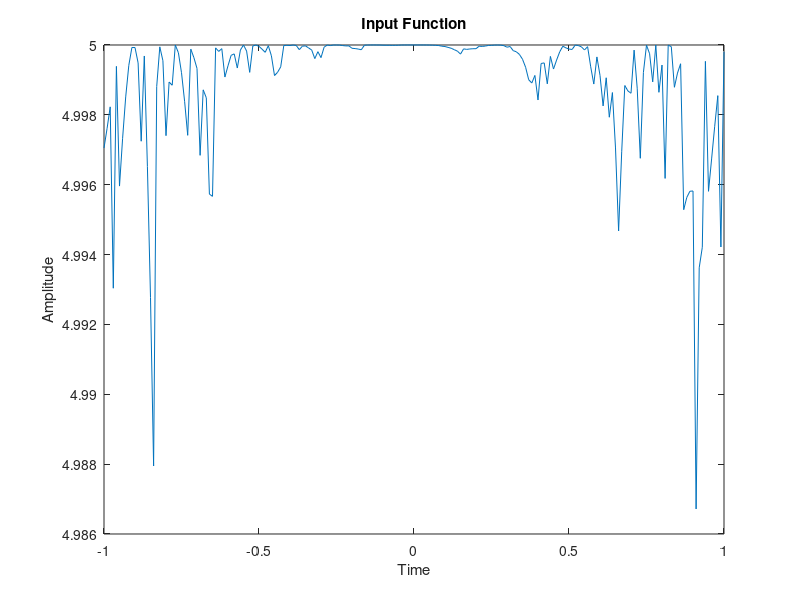
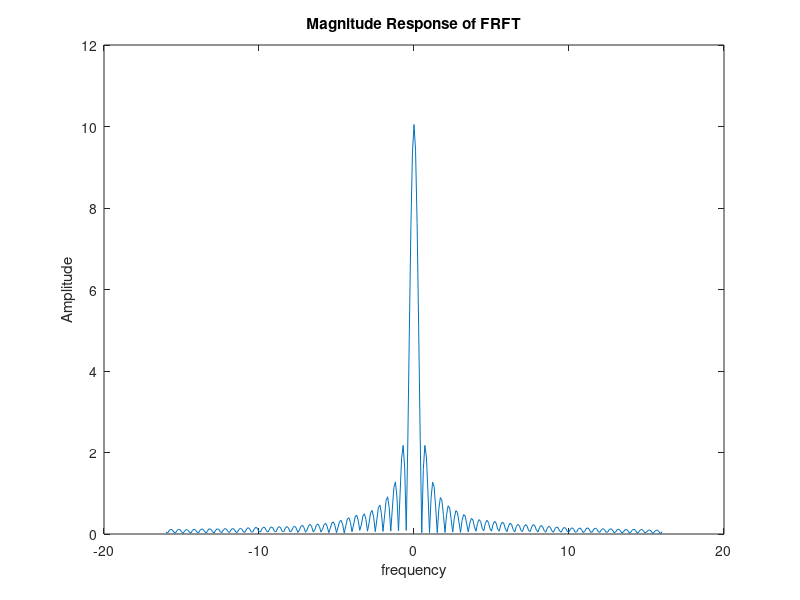
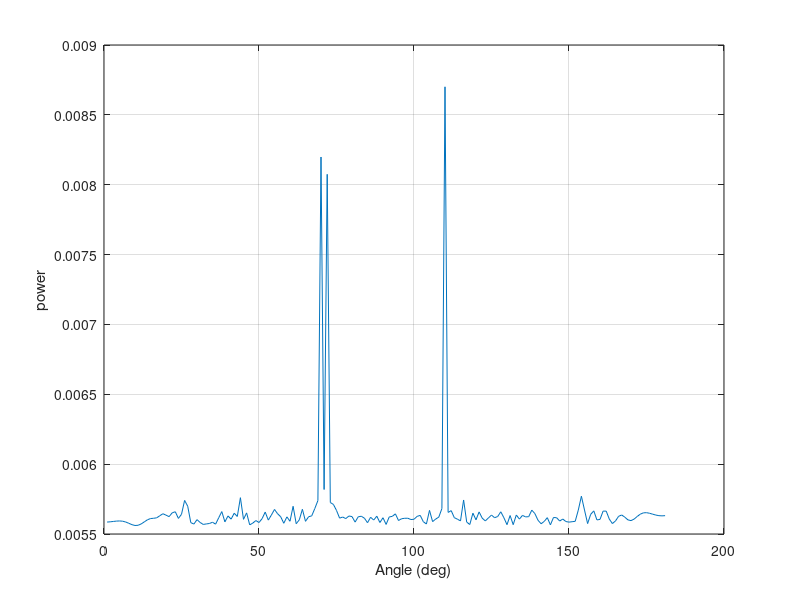

The MATLAB source for these figures, in order: (Note: this script raises an error after producing the figures.)
tic
clc; 
clear; 
close all;
warning off;
T=1;
t=-T:0.01:T;
a1=5;%amplitude of a signal
fc=2.4*10^6;%centre frequency
mu=8*10^13;%chirp rate
X=a1*exp((1i*2*pi*fc*t)+(1i*pi*mu*(t).^2));%LFM signal emitted by tx
U=16;%range of frequency
%FrFT starts%%%%%
a=1;%transform order of FrFT
p1=0;q=0; 
 for t=-T:0.01:T
  p1=p1+1;
    for u=-U:0.1:U
        q=q+1;
        x1(p1,q)=(sqrt(1-1i*cot(a*pi/2)))*exp(1i*pi*((u^2)*cot(a*pi/2)+(t^2)*cot(a*pi/2)-2*u*t*(1/sin(a*pi/2))));%rotation angle with alpha=p*pi/2;
    end
    q=0;
 end 
u=-U:0.1:U;
x2=0.01*(X*x1);
t=-T:0.01:T;
figure;plot(t,X);xlabel('Time');ylabel('Amplitude');title('Input Function');
figure;plot(u,abs(x2));xlabel('frequency');ylabel('Amplitude');title('Magnitude Response of FRFT');
p = 301; % Number of time snapshots
fs = 600*10^6; % Sampling frequency
fc = 12*10^6; % Center frequency of narrowband sources
M = 180; % Number of array elements, i.e., sensors or antennas
N = 3; % Number of sources
sVar = 1; % Variance of the amplitude of the sources
mu=8*10^13;
T=1;
t=-T:0.01:T;
u=16;
%eqn 8 in the paper:
s1=sqrt(p)/fs;
alphad=atan(mu*s1.^2);
Y1=(1i*2*pi*fc*cos(alphad)*u);
C=1*cos(alphad)*sqrt(1+1i*tan(alphad))*exp(-1i*pi*fc*fc*sin(alphad)*cos(alphad));
s=C*exp(Y1);
doa = [70,72,110]; %DOAs
cSpeed = 3*10^8 ; % Speed of light
dist = 7; % Sensors (i.e., antennas) spacing in meters
% Constructing the Steering matrix
A = zeros(M, N);
for k = 1:N
    A(:, k) = exp(-1i*2*pi*fc*dist*cosd(doa(k))*(1/cSpeed)*[0:M-1]');   
end
noiseCoeff = 1; % Variance of added noise
x = A*s + sqrt(noiseCoeff)*randn(M, 1); % Sensor signals
% Estimating the covariance matrix of the sensor array %%%%%%%%%%%
R = (x*x')/p; % Empirical covariance of the antenna data
%  Finding the noise subspace and estimating the DOAs %%%%%%%%%%%%%
[V, D] = eig(R);
noiseSub = V(:, 1:M-N); % Noise subspace of R
theta = 0:1:180; %Peak search
a = zeros(M, length(theta));
res = zeros(length(theta), 1);
for i = 1:length(theta)
    a(:, i) = exp(-1i*2*pi*fc*dist*cosd(i)*(1/cSpeed)*[0:M-1]');
    res(i, 1) = 1/(norm(a(:, i)'*noiseSub).^2);
end
[resSorted, orgInd] = sort(res, 'descend');
DOAs = orgInd(1:N, 1);
DOAs1 = [];
DOAs2 = [];
DOAs3 = [];
p = 301; % Number of time snapshots
fs = 600*10^6; % Sampling frequency
fc = 12*10^6; 
M = 180; % Number of array elements, i.e., sensors or antennas
N = 3; % Number of sources
sVar = 1; % Variance of the amplitude of the sources
doa = [70,72,110]; %DOAs
cSpeed = 3*10^8 ; % Speed of light
mu=8*10^13;
dist = 7;
sVar = 1;
u=16;
s1=sqrt(p)/fs;
alphad=atan(mu*s1.^2);
Y1=(1i*2*pi*fc*cos(alphad)*u);
C=1*cos(alphad)*sqrt(1+1i*tan(alphad))*exp(-1i*pi*fc*fc*sin(alphad)*cos(alphad)*repmat([1:p]/fs, N, 1));
s=C*exp(Y1);
A = zeros(M, N);
for k = 1:N
    A(:, k) = exp(-1i*2*pi*fc*dist*cosd(doa(k))*(1/cSpeed)*[0:M-1]'); 
end    
noiseV = [0.2,0.1,100];
for i = 1:size(noiseV, 1)
    noiseCoeff = noiseV(i); % Variance of added noise
    
    x = A*s + sqrt(noiseCoeff)*randn(M, 1); % Sensor signals
    R = (x*x')/p; % Empirical covariance of the antenna data
    [V, D] = eig(R);
    noiseSub = V(:,1:M-N); % Noise subspace of R
    theta = 0:1:180; %Peak search
    a = zeros(M, length(theta));
    res = zeros(length(theta), 1);
    for j = 1:length(theta)
        a(:, j) = exp(-1i*2*pi*fc*dist*cosd(j)*(1/cSpeed)*[0:M-1]');
        res(j, 1) = 1/(norm(a(:, j)'*noiseSub).^2);
    end
    [resSorted, orgInd] = sort(res, 'descend');
    DOAs1 = [DOAs1,DOAs2,DOAs3 orgInd(1:N, 1)]; 
    figure
    plot(res);
    xlabel('Angle (deg)');
    ylabel('power');
    grid;

end
wavelength = 1; % normalized wavelength
d_0 = wavelength / 2;
designs = {...
    design_array_1d('nested', [2 12], d_0, 'Nested (2, 12)') ...
    design_array_1d('nested', [3  9], d_0, 'Nested (3, 9)') ...
};
n_designs = length(designs);

power_source = 3;
n_snaphots = 301;

n_grid = 180;
SNRs = linspace(0, 30, n_grid);

doas1 = linspace(-6, 6, 8);

MSEs_SNR_ana1 = zeros(n_designs, n_grid);
for dd = 1:n_designs
    design = designs{dd};
    A = steering_matrix(design, wavelength, doas1);
    for ii = 1:n_grid
        power_noise = power_source*10^(-SNRs(ii)/10);
        MSEs_SNR_ana1(dd, ii) = mean(ecov_coarray_mspice_1d(design, wavelength, ...
                doas1, power_source, power_noise, n_snaphots, 'DiagonalsOnly'));
    end
end
figure;
semilogy(SNRs, rad2deg(sqrt(MSEs_SNR_ana1)));
xlabel('SNR (dB)'); ylabel('RMSE (deg)'); grid on;

